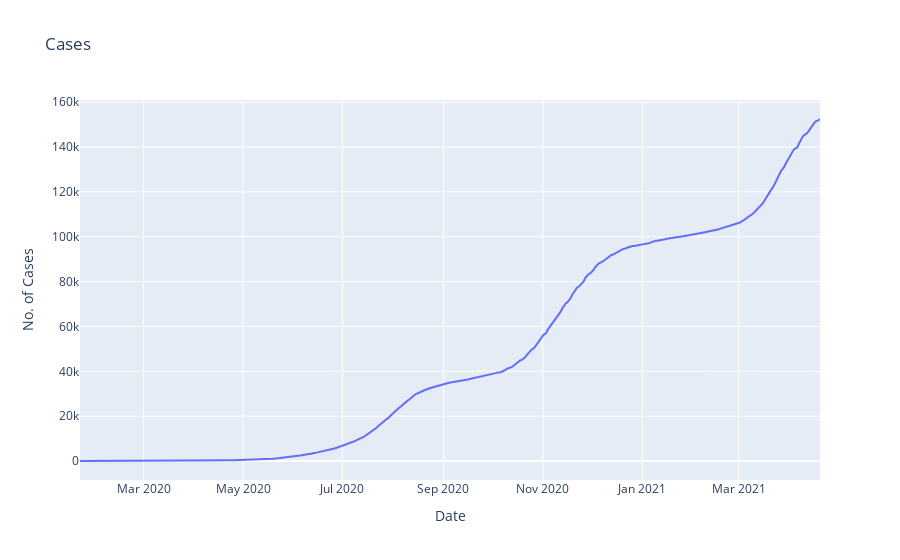

Notebook code for this chart:
### Code cell
# Test plot
fig = px.line(plot_df, x="Date", y=df2['Kenya'],
              hover_data={"Date"},
              title='Cases',
              labels={"y": "No. of Cases"}
             )
fig.show()

### Figure 1 — Plotly figure (JSON) as saved in the notebook; plotly's stock layout.template omitted (floating-point values rounded to 4 significant figures; data arrays with more than 128 entries replaced by an {"elided": "..."} marker saying what was removed)
{"data": [{"hovertemplate": "Date=%{x}<br>No. of Cases=%{y}<extra></extra>", "legendgroup": "", "line": {"color": "#636efa", "dash": "solid"}, "mode": "lines", "name": "", "orientation": "v", "showlegend": false, "type": "scatter", "x": {"elided": "455 str values"}, "xaxis": "x", "y": {"elided": "455 int values"}, "yaxis": "y"}], "layout": {"legend": {"tracegroupgap": 0}, "title": {"text": "Cases"}, "xaxis": {"anchor": "y", "domain": [0, 1], "title": {"text": "Date"}}, "yaxis": {"anchor": "x", "domain": [0, 1], "title": {"text": "No. of Cases"}}}}
